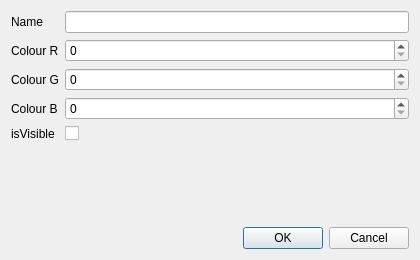
<?xml version="1.0" encoding="UTF-8"?>
<ui version="4.0">
 <class>OptionalDialog</class>
 <widget class="QDialog" name="OptionalDialog">
  <property name="geometry">
   <rect>
    <x>0</x>
    <y>0</y>
    <width>420</width>
    <height>260</height>
   </rect>
  </property>
  <property name="windowTitle">
   <string>Item Options</string>
  </property>
  <layout class="QVBoxLayout" name="verticalLayout">
   <item>
    <layout class="QFormLayout" name="formLayout">
     <item row="0" column="0">
      <widget class="QLabel" name="labelName">
       <property name="text">
        <string>Name</string>
       </property>
      </widget>
     </item>
     <item row="0" column="1">
      <widget class="QLineEdit" name="lineEditName"/>
     </item>
     <item row="1" column="0">
      <widget class="QLabel" name="labelR">
       <property name="text">
        <string>Colour R</string>
       </property>
      </widget>
     </item>
     <item row="1" column="1">
      <widget class="QSpinBox" name="spinBoxR"/>
     </item>
     <item row="2" column="0">
      <widget class="QLabel" name="labelG">
       <property name="text">
        <string>Colour G</string>
       </property>
      </widget>
     </item>
     <item row="2" column="1">
      <widget class="QSpinBox" name="spinBoxG"/>
     </item>
     <item row="3" column="0">
      <widget class="QLabel" name="labelB">
       <property name="text">
        <string>Colour B</string>
       </property>
      </widget>
     </item>
     <item row="3" column="1">
      <widget class="QSpinBox" name="spinBoxB"/>
     </item>
     <item row="4" column="0">
      <widget class="QLabel" name="labelVisible">
       <property name="text">
        <string>isVisible</string>
       </property>
      </widget>
     </item>
     <item row="4" column="1">
      <widget class="QCheckBox" name="checkBoxVisible">
       <property name="text">
        <string/>
       </property>
      </widget>
     </item>
    </layout>
   </item>
   <item>
    <widget class="QDialogButtonBox" name="buttonBox">
     <property name="standardButtons">
      <set>QDialogButtonBox::Cancel|QDialogButtonBox::Ok</set>
     </property>
    </widget>
   </item>
  </layout>
 </widget>
 <resources/>
 <connections>
  <connection>
   <sender>buttonBox</sender>
   <signal>accepted()</signal>
   <receiver>OptionalDialog</receiver>
   <slot>accept()</slot>
   <hints>
    <hint type="sourcelabel">
     <x>320</x>
     <y>220</y>
    </hint>
    <hint type="destinationlabel">
     <x>209</x>
     <y>259</y>
    </hint>
   </hints>
  </connection>
  <connection>
   <sender>buttonBox</sender>
   <signal>rejected()</signal>
   <receiver>OptionalDialog</receiver>
   <slot>reject()</slot>
   <hints>
    <hint type="sourcelabel">
     <x>320</x>
     <y>240</y>
    </hint>
    <hint type="destinationlabel">
     <x>209</x>
     <y>259</y>
    </hint>
   </hints>
  </connection>
 </connections>
</ui>
